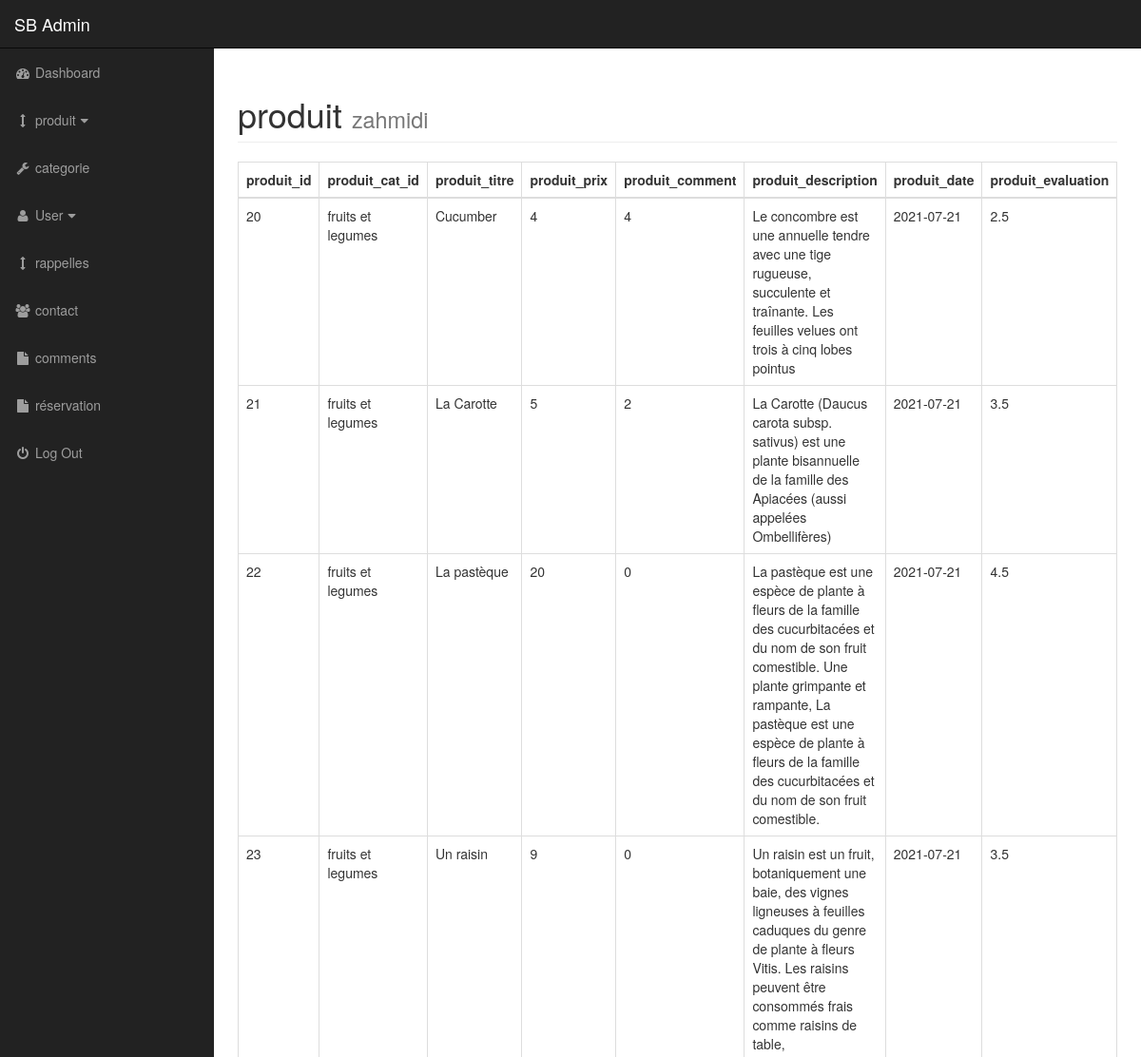
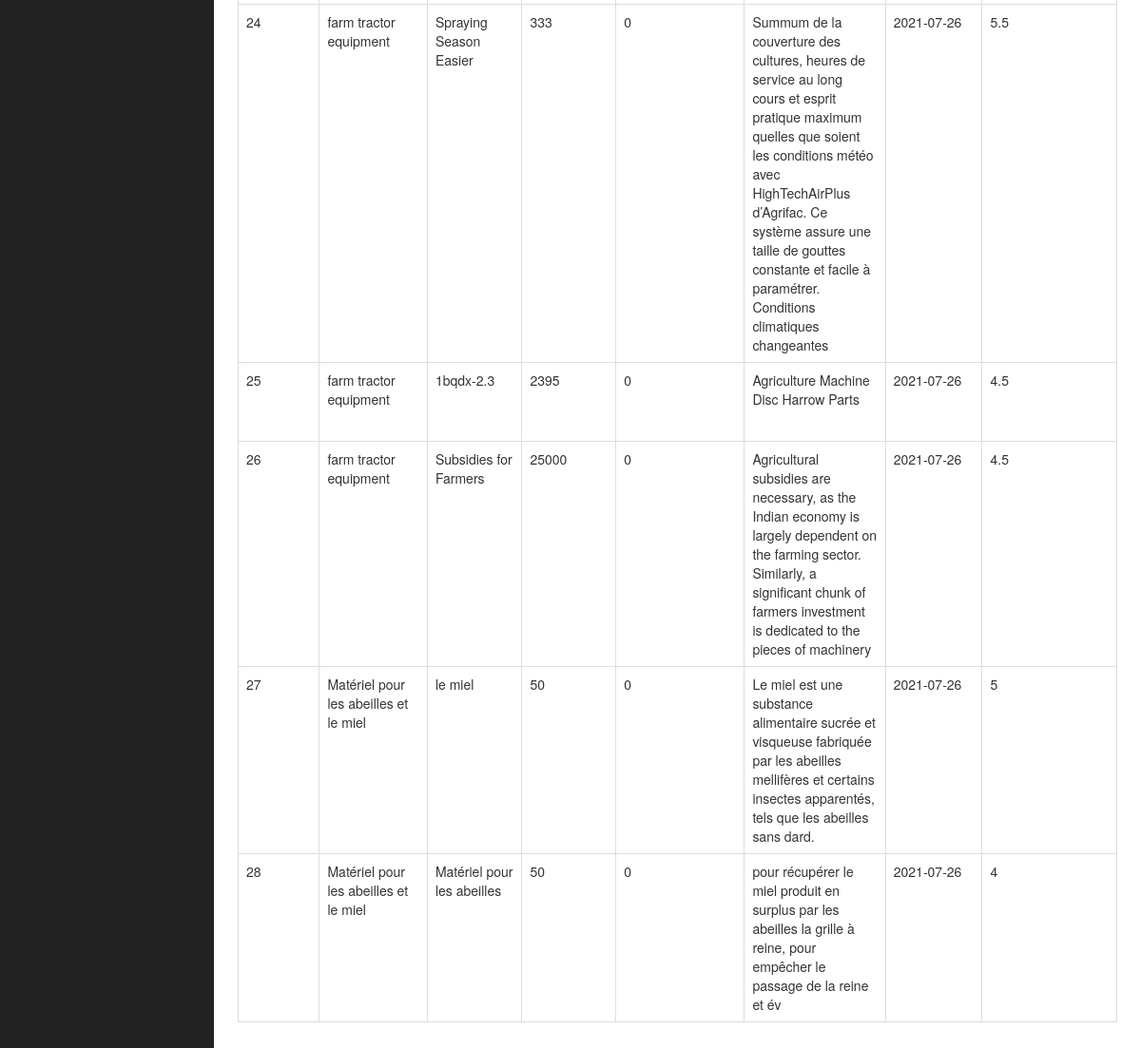
Screenshot of /admin/produit.php (signed in) with the database file from the repository (2 pictures, top to bottom).
### tables this page shows
CREATE TABLE `produit` (
  `produit_id` int(11) NOT NULL,
  `produit_cat_id` int(11) NOT NULL,
  `produit_titre` varchar(255) NOT NULL,
  `produit_prix` int(11) NOT NULL,
  `produit_img` text NOT NULL,
  `produit_comment` varchar(255) NOT NULL,
  `produit_description` text NOT NULL,
  `produit_date` date NOT NULL,
  `produit_evaluation` float NOT NULL
);

CREATE TABLE `categorie` (
  `cat_id` int(3) NOT NULL,
  `cat_titre` varchar(255) NOT NULL,
  `cat_image` text NOT NULL
);

### admin/includes/view_all_produit.php (the view, shortened to what this page needs)
<div class="table-responsive">
    <table class="table table-dark table-bordered table-hover">
        <thead class="table-dark">
            <tr>
                <th>produit_id</th>
                <th>produit_cat_id</th>
                <th>produit_titre</th>
                <th>produit_prix</th>
                <th>produit_comment</th>
                <th>produit_description</th>
                <th>produit_date</th>
                <th>produit_evaluation</th>
            </tr>
        </thead>
        <tbody>
            <?php
            $query = "SELECT * FROM produit";
            $select_all = mysqli_query($conn, $query);
            while ($row = mysqli_fetch_assoc($select_all)) {
                $produit_id = $row['produit_id'];
                $produit_cat_id = $row['produit_cat_id'];
                $produit_titre = $row['produit_titre'];
                $produit_prix = $row['produit_prix'];
                $produit_comment = $row['produit_comment'];
                $produit_description = $row['produit_description'];
                $produit_date = $row['produit_date'];
                $produit_evaluation = $row['produit_evaluation'];
            ?>
                <tr>
                    <td><?php echo $produit_id ?></td>
                    <?php
                    $query = "SELECT * FROM categorie  WHERE cat_id =  $produit_cat_id";
                    $select_cat = mysqli_query($conn, $query);
                    while ($cat = mysqli_fetch_assoc($select_cat)) {
                        $cat_titre = $cat['cat_titre'];
                    ?>
                        <td><?php echo $cat_titre ?></td>
                    <?php } ?>
                    <td><?php echo $produit_titre ?></td>
                    <td><?php echo $produit_prix ?></td>
                    <td><?php echo $produit_comment ?></td>
                    <td><?php echo $produit_description ?></td>
                    <td><?php echo $produit_date ?></td>
                    <td><?php echo $produit_evaluation ?></td>
                </tr>
            <?php  } ?>
        </tbody>
    </table>
</div>

### admin/css/sb-admin.css (style rules this page uses)
body { margin-top: 100px; background-color: #222; }
@media (min-width:768px) { body { margin-top: 50px; } }

### rows the page displays
produit: produit_id "20", produit_titre "Cucumber", produit_prix "4", produit_comment "4", produit_description "Le concombre est une annuelle tendre avec une tige rugueuse, succulente et traînante. Les feuilles velues ont trois à cinq lobes pointus", produit_date "2021-07-21", produit_evaluation "2.5"
categorie: cat_titre "fruits et legumes"
produit: produit_id "21", produit_titre "La Carotte", produit_prix "5", produit_comment "2", produit_description "La Carotte (Daucus carota subsp. sativus) est une plante bisannuelle de la famille des Apiacées (aussi appelées Ombellifères)", produit_date "2021-07-21", produit_evaluation "3.5"
produit: produit_id "22", produit_titre "La pastèque", produit_prix "20", produit_comment "0", produit_description "La pastèque est une espèce de plante à fleurs de la famille des cucurbitacées et du nom de son fruit comestible. Une plante grimpante et rampante, La pastèque est une espèce de plante à fleurs de la famille des cucurbitacées et du nom de son fruit comestible.", produit_date "2021-07-21", produit_evaluation "4.5"
produit: produit_id "23", produit_titre "Un raisin", produit_prix "9", produit_comment "0", produit_description "Un raisin est un fruit, botaniquement une baie, des vignes ligneuses à feuilles caduques du genre de plante à fleurs Vitis. Les raisins peuvent être consommés frais comme raisins de table,", produit_date "2021-07-21", produit_evaluation "3.5"
produit: produit_id "24", produit_titre "Spraying Season Easier", produit_prix "333", produit_comment "0", produit_description "Summum de la couverture des cultures, heures de service au long cours et esprit pratique maximum quelles que soient les conditions météo avec HighTechAirPlus d’Agrifac. Ce système assure une taille de gouttes constante et facile à paramétrer. Conditions climatiques changeantes", produit_date "2021-07-26", produit_evaluation "5.5"
categorie: cat_titre "farm tractor equipment"
produit: produit_id "25", produit_titre "1bqdx-2.3", produit_prix "2395", produit_comment "0", produit_description "Agriculture Machine Disc Harrow Parts", produit_date "2021-07-26", produit_evaluation "4.5"
produit: produit_id "26", produit_titre "Subsidies for Farmers", produit_prix "25000", produit_comment "0", produit_description "Agricultural subsidies are necessary, as the Indian economy is largely dependent on the farming sector. Similarly, a significant chunk of farmers investment is dedicated to the pieces of machinery", produit_date "2021-07-26", produit_evaluation "4.5"
produit: produit_id "27", produit_titre "le miel", produit_prix "50", produit_comment "0", produit_description "Le miel est une substance alimentaire sucrée et visqueuse fabriquée par les abeilles mellifères et certains insectes apparentés, tels que les abeilles sans dard.", produit_date "2021-07-26", produit_evaluation "5"
categorie: cat_titre "Matériel pour les abeilles et le miel"
produit: produit_id "28", produit_titre "Matériel pour les abeilles", produit_prix "50", produit_comment "0", produit_description "pour récupérer le miel produit en surplus par les abeilles la grille à reine, pour empêcher le passage de la reine et év", produit_date "2021-07-26", produit_evaluation "4"

### other values shown
$_SESSION["user_nome"] "zahmidi"
